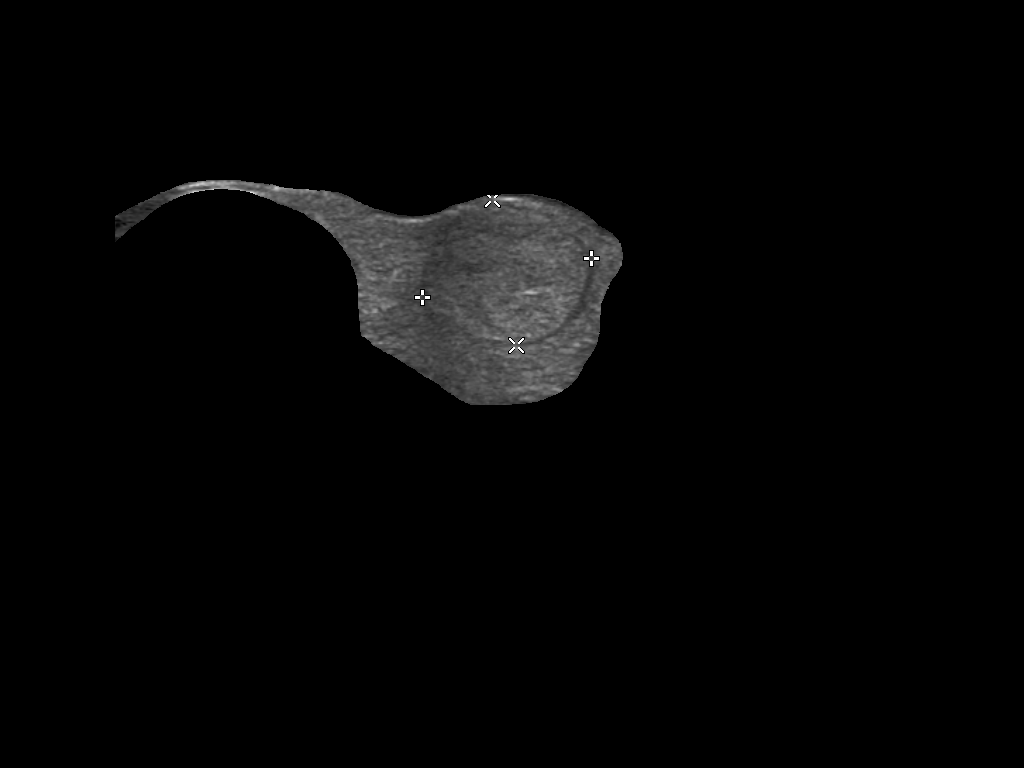
#> input picture dataset/seg/180.png, 1024 x 768 px, found by its file name
$ python angle_detect.py   (older library calls are emulated)
#> lines starting #> are read from the running program, lines starting #| are printed output that depends on the picture; after the words box and inside, x2 and y2 are one past the last pixel; in counts of white or black regions, pixels touching at a corner belong together
### rec_edge.py
import cv2
import numpy as np
import matplotlib.pyplot as plt
import Laplacian as lap
import os
# 展示一张图片，根据路径来展示
# [36 lines left out: functions cv_show, Fourier, not called in this run]


# 对图片进行膨胀
def dilate(img):
    # 膨胀
    kernel = cv2.getStructuringElement(cv2.MORPH_RECT, (11, 11))
    img_dilate = cv2.dilate(img, kernel)
    return img_dilate

# 对照片进行边缘识别
# [104 lines left out: functions canny, medianBlur, fourier, ana_gradient, get_frame, analyze_edge, not called in this run]


# main函数
# [8 lines that do not run on import are left out]

### angle_detect.py
import cv2
from tool import *
from rec_edge import *
# 读取图像


def angle_detect(roi_path):
#> called with roi_path = 'outputs/roi/180.png'
    image = cv2.imread(roi_path)
#> image is the input picture: shape (768, 1024, 3); min 0, max 255, mean 5.2

    # 将图像转换为灰度图像
    gray = cv2.cvtColor(image, cv2.COLOR_BGR2GRAY)
    gray[gray != 0] = 255
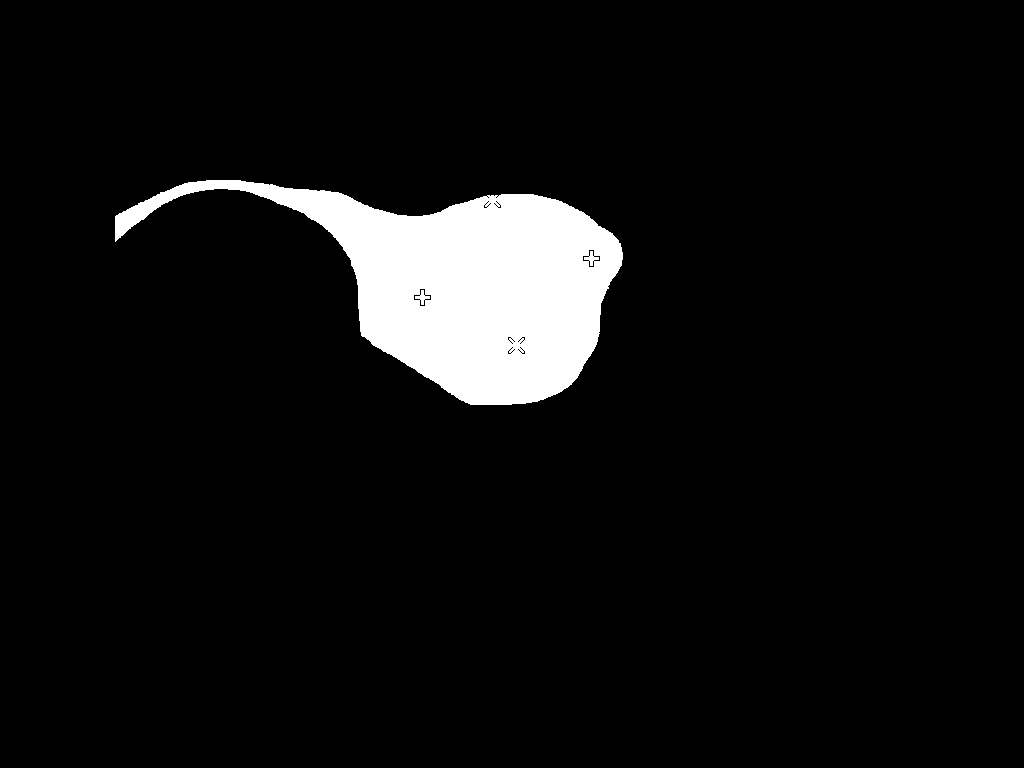
#> gray: shape (768, 1024); 6.2% white; 1 white region, box (x1, y1, x2, y2) and area: (115, 180, 623, 405) 48885
    gray = dilate(gray)
#> in dilate, `img_dilate = cv2.dilate(img, kernel)`:
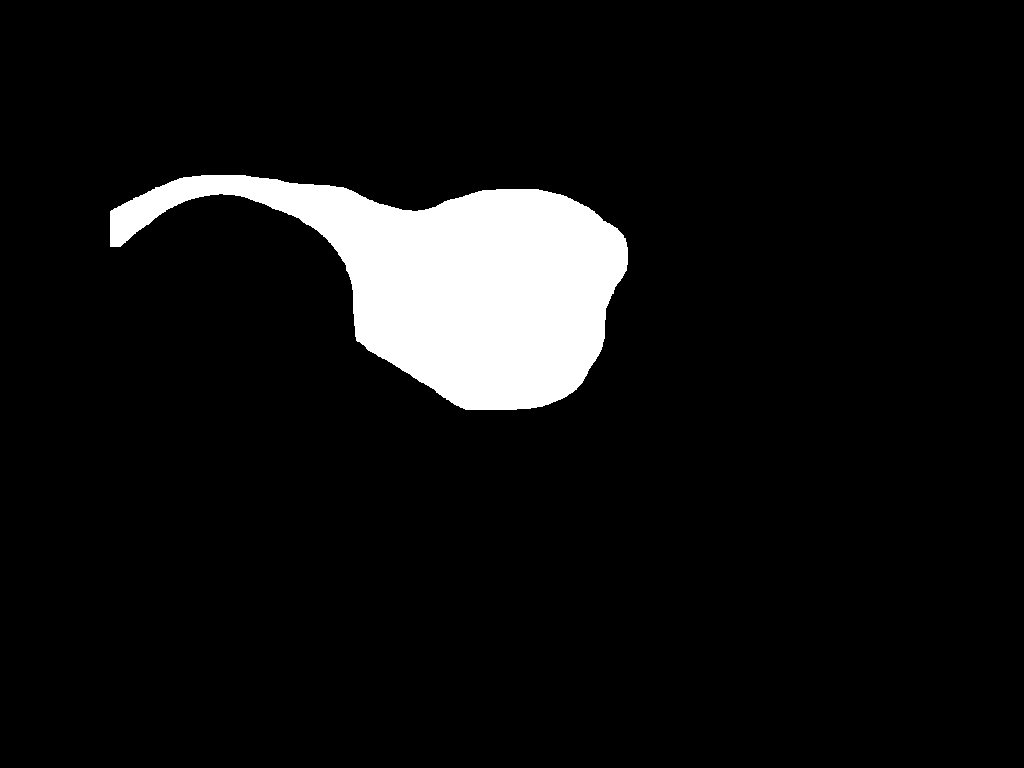
#> img_dilate: shape (768, 1024); 7.3% white; 1 white region, box (x1, y1, x2, y2) and area: (110, 175, 628, 410) 57276
    # cv_show('gray', gray)
    # 边缘检测
    edges = cv2.Canny(gray, 100, 200)
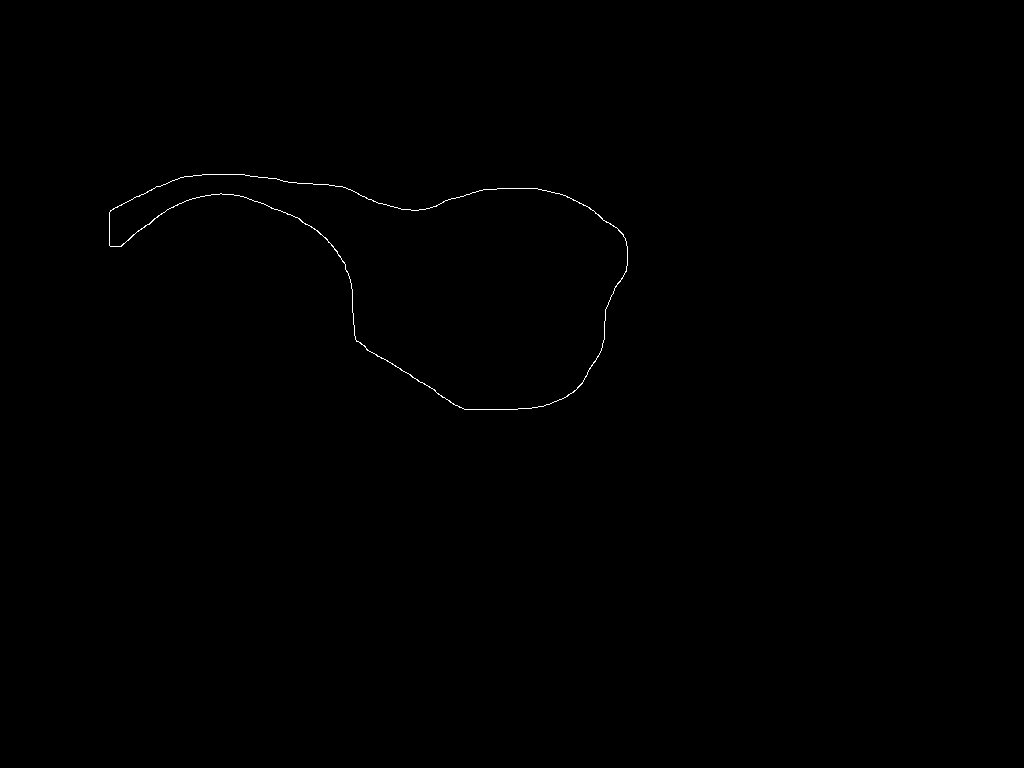
#> edges: shape (768, 1024); 0.17% white in thin lines or dots, all inside (x1, y1, x2, y2) = (109, 174, 628, 410)
    # cv_show('edges', edges)


    corners = cv2.goodFeaturesToTrack(gray, maxCorners=100, qualityLevel=0.01, minDistance=10)
#> corners = 87 rows, first 8: [110, 246], [603, 220], [357, 340], [446, 399], [613, 293], [625, 238], [132, 199], [154, 188]

    # 输出角点数量
    num_corners = len(corners)
#> num_corners = 87
    if num_corners > 40:
        print("存在角")
        return True
    else:
        print("不存在角")
        return False


# main函数
if __name__ == '__main__':
    angle_detect("outputs/roi/180.png")

# 轮廓提取
# contours, _ = cv2.findContours(edges, cv2.RETR_EXTERNAL, cv2.CHAIN_APPROX_SIMPLE)

# # 遍历轮廓
# # for contour in contours:
# #     # 多边形拟合
# #     epsilon = 0.002 * cv2.arcLength(contour, True)
# #     approx = cv2.approxPolyDP(contour, epsilon, True)

# #     # 判断规则性
# #     print(len(approx))
# #     if len(approx) <= 20:
# #         # 判断是否有倒角
# #         angles = []
# #         for i in range(4):
# #             p1 = approx[i][0]
# #             p2 = approx[(i + 1) % 4][0]
# #             p3 = approx[(i + 2) % 4][0]

# #             vector1 = p1 - p2
# #             vector2 = p3 - p2

# #             dot_product = vector1[0] * vector2[0] + vector1[1] * vector2[1]
# #             norm_product = cv2.norm(vector1) * cv2.norm(vector2)

# #             angle = cv2.fastArccos(dot_product / norm_product)
# #             angles.append(angle)

# #         # 输出结果
# #         if all(angle > 80 for angle in angles):
# #             print("图形规则且有倒角")
# #         else:
# #             print("图形规则但无倒角")
# #     else:
# #         print("图形不规则")

# # # 显示结果图像
# # cv2.imshow("Result", image)
# # cv2.waitKey(0)
# # cv2.destroyAllWindows()


# has_corner = False
# for contour in contours:
#     # 进行凸包检测
#     hull = cv2.convexHull(contour)

#     # 判断凸包的边数
#     if len(hull) > 3:
#         has_corner = True
#         break

# # 输出结果
# if has_corner:
#     print("存在角")
# else:
#     print("不存在角")

$ run again, with dataset/seg/132.png copied over dataset/seg/180.png
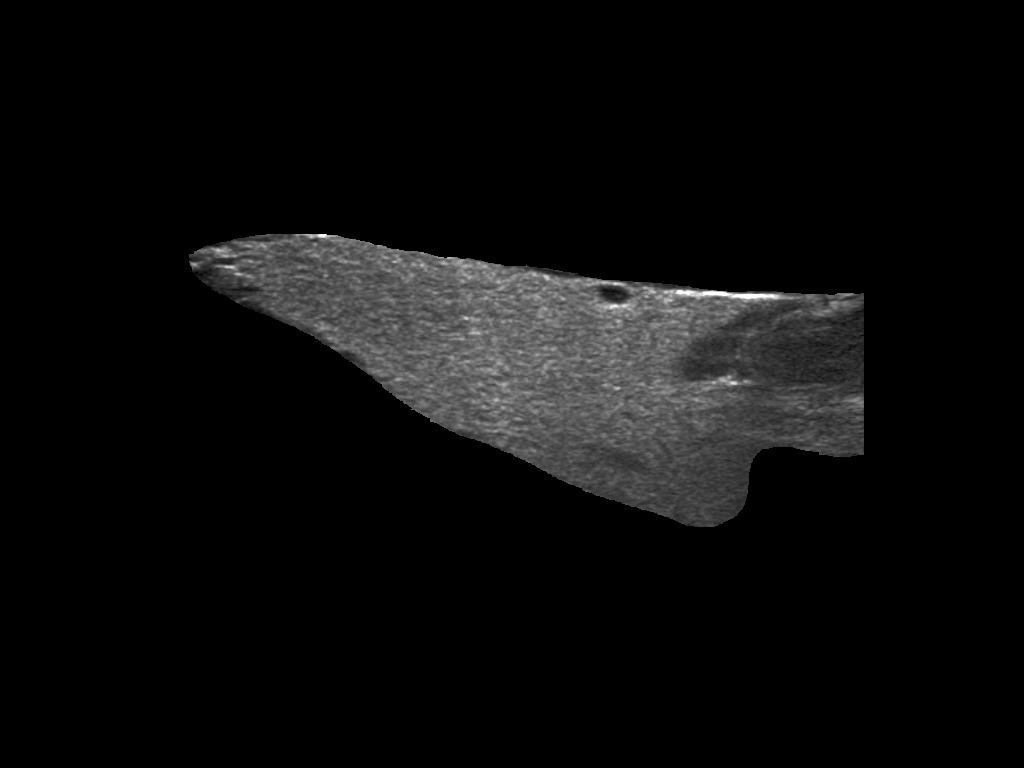
#> input picture dataset/seg/132.png, 1024 x 768 px, found by its file name
#> in angle_detect, image is the input picture: shape (768, 1024, 3); min 0, max 255, mean 12.1
#> in angle_detect, `gray[gray != 0] = 255`:
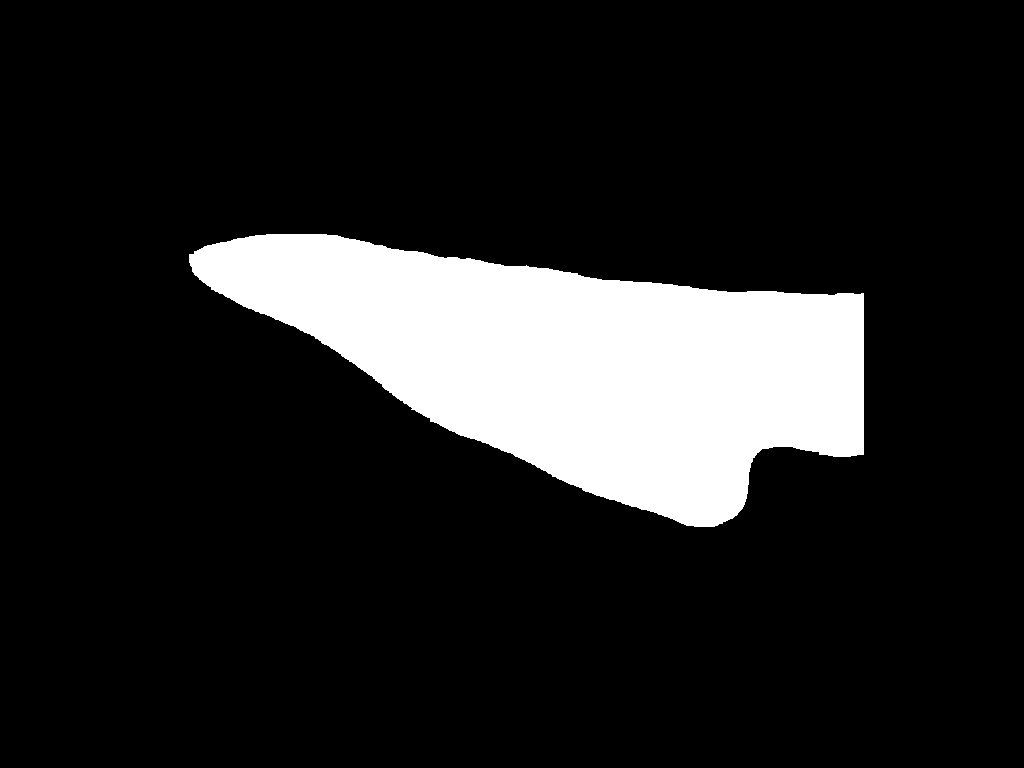
#> gray: shape (768, 1024); 13.9% white; 1 white region, box (x1, y1, x2, y2) and area: (189, 234, 864, 527) 109452
#> img_dilate: shape (768, 1024); 15.2% white; 1 white region, box (x1, y1, x2, y2) and area: (184, 229, 869, 532) 119386
#> in angle_detect, `edges = cv2.Canny(gray, 100, 200)`:
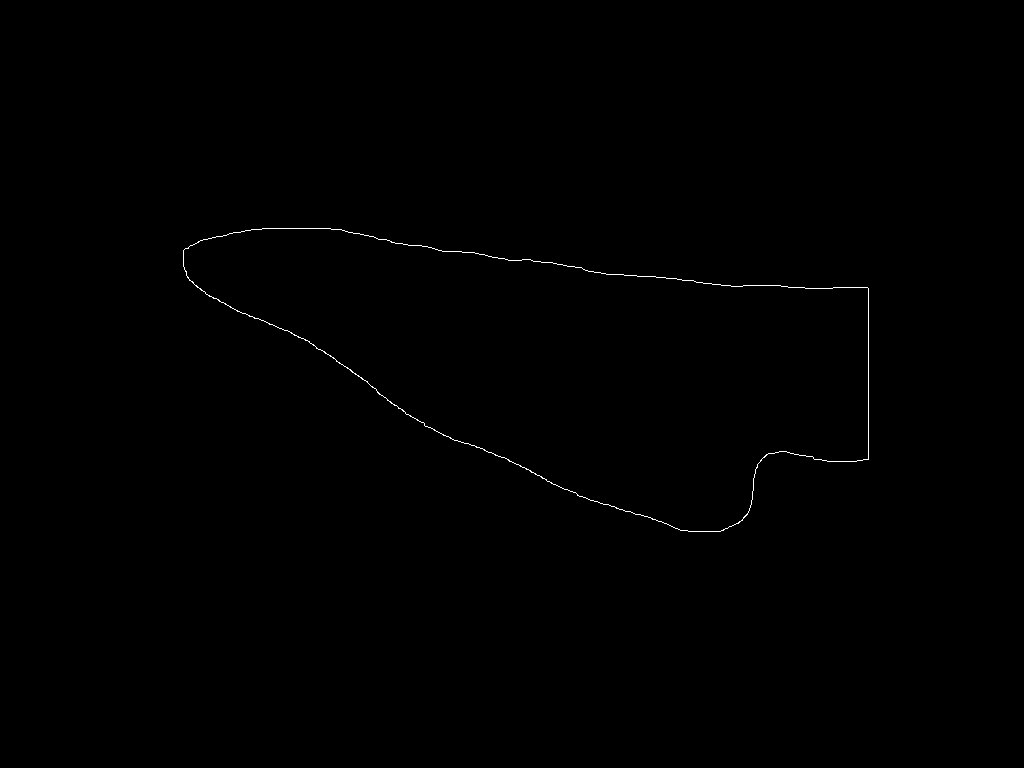
#> edges: shape (768, 1024); 0.22% white in thin lines or dots, all inside (x1, y1, x2, y2) = (183, 228, 869, 532)
#> corners = 100 rows, first 8: [868, 459], [814, 459], [425, 426], [406, 414], [206, 294], [868, 288], [184, 249], [576, 493]
#> num_corners = 100

$ run again, with dataset/seg/166.png copied over dataset/seg/180.png
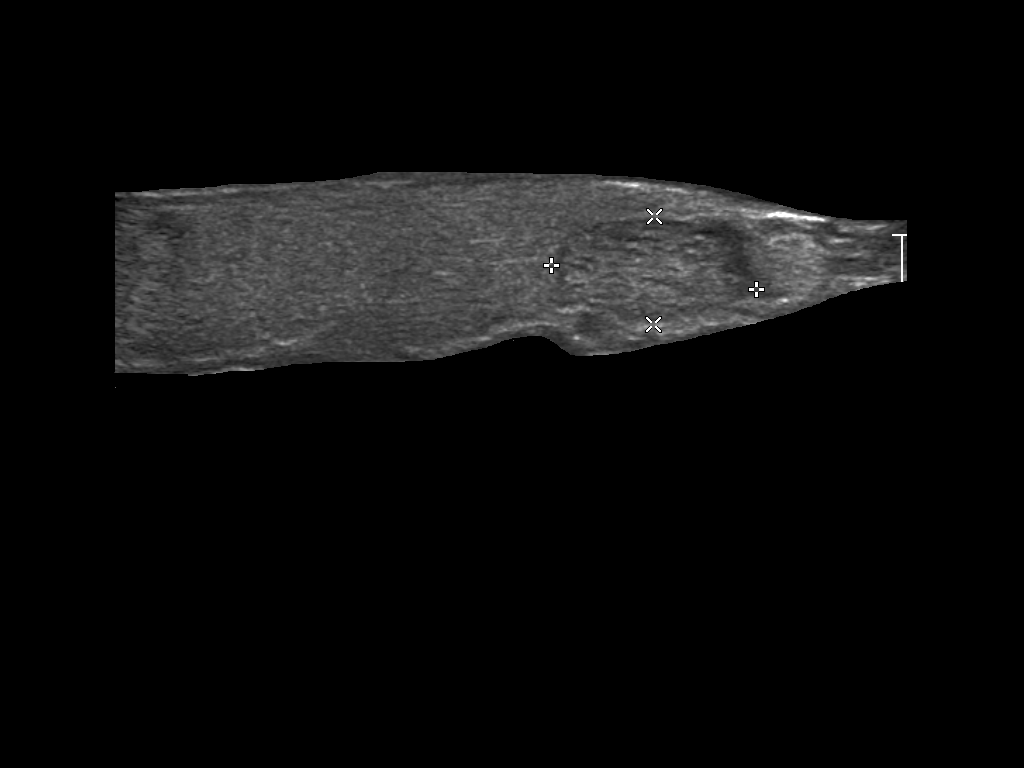
#> input picture dataset/seg/166.png, 1024 x 768 px, found by its file name
#> in angle_detect, image is the input picture: shape (768, 1024, 3); min 0, max 255, mean 12.7
#> in angle_detect, `gray[gray != 0] = 255`:
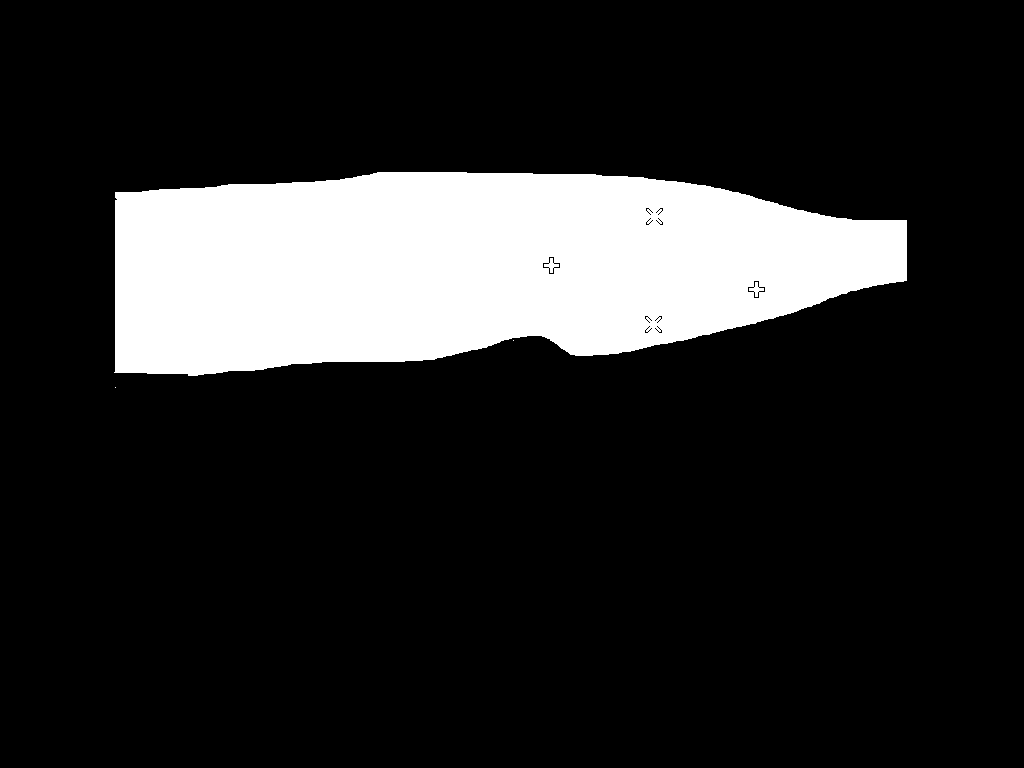
#> gray: shape (768, 1024); 15.9% white; 3 white regions (2 under 20 px), largest, box (x1, y1, x2, y2) and area: (114, 172, 907, 376) 125430
#> img_dilate: shape (768, 1024); 17.3% white; 2 white regions, box (x1, y1, x2, y2) and area: (109, 167, 912, 381) 135944, (110, 382, 121, 393) 121
#> in angle_detect, `edges = cv2.Canny(gray, 100, 200)`:
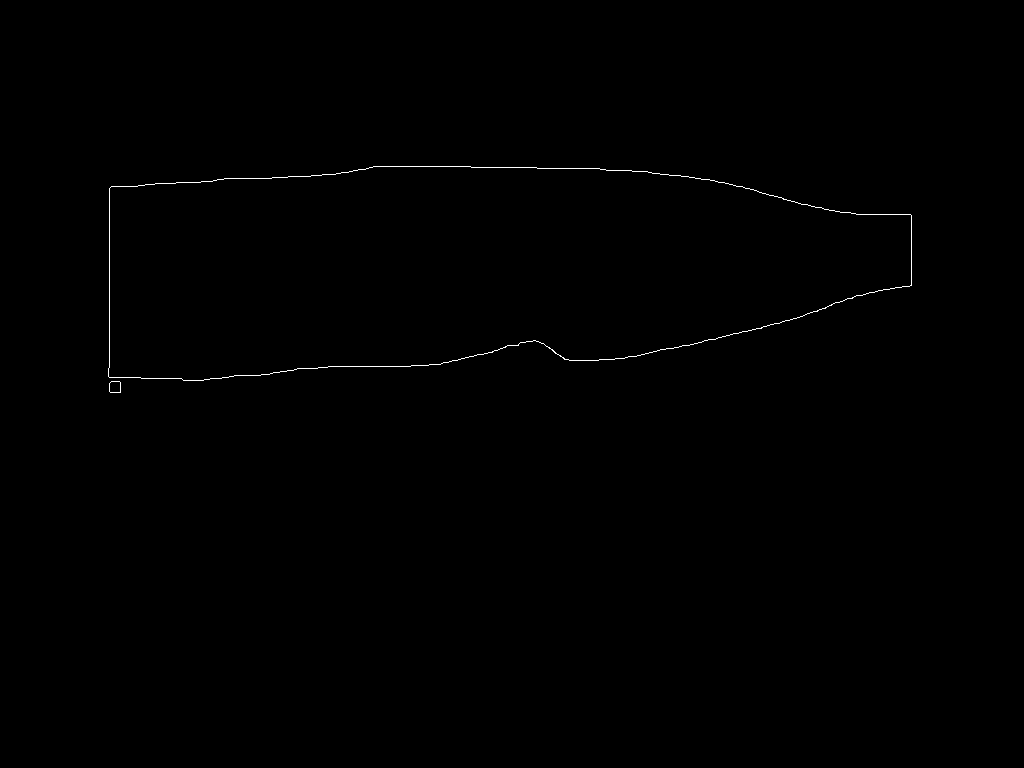
#> edges: shape (768, 1024); 0.24% white in thin lines or dots, all inside (x1, y1, x2, y2) = (108, 166, 912, 393)
#> corners = 92 rows, first 8: [120, 392], [110, 392], [120, 382], [110, 382], [518, 345], [911, 285], [911, 215], [110, 187]
#> num_corners = 92
